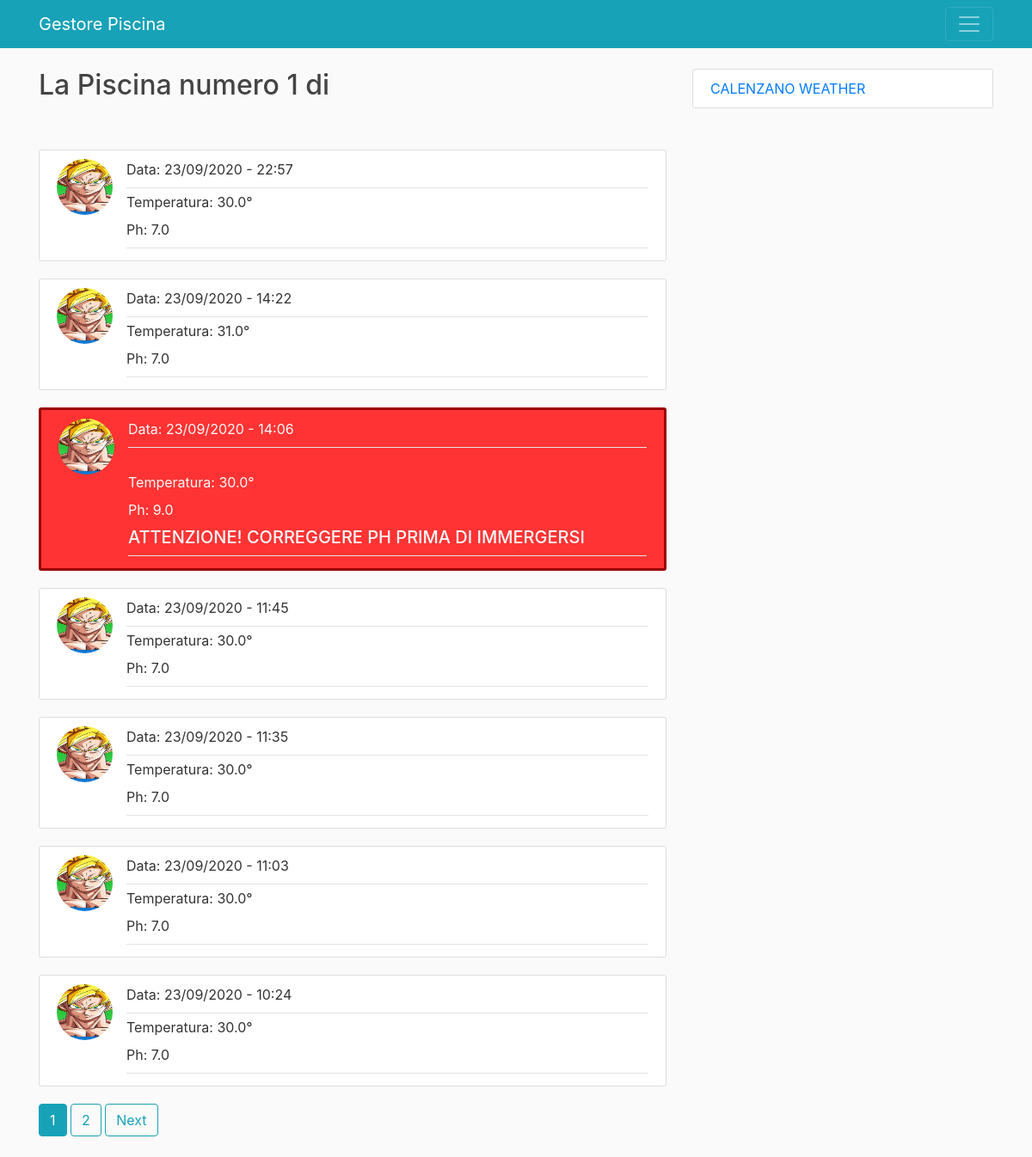
The app's page /mia_piscina/Luca0079/1/, older data.
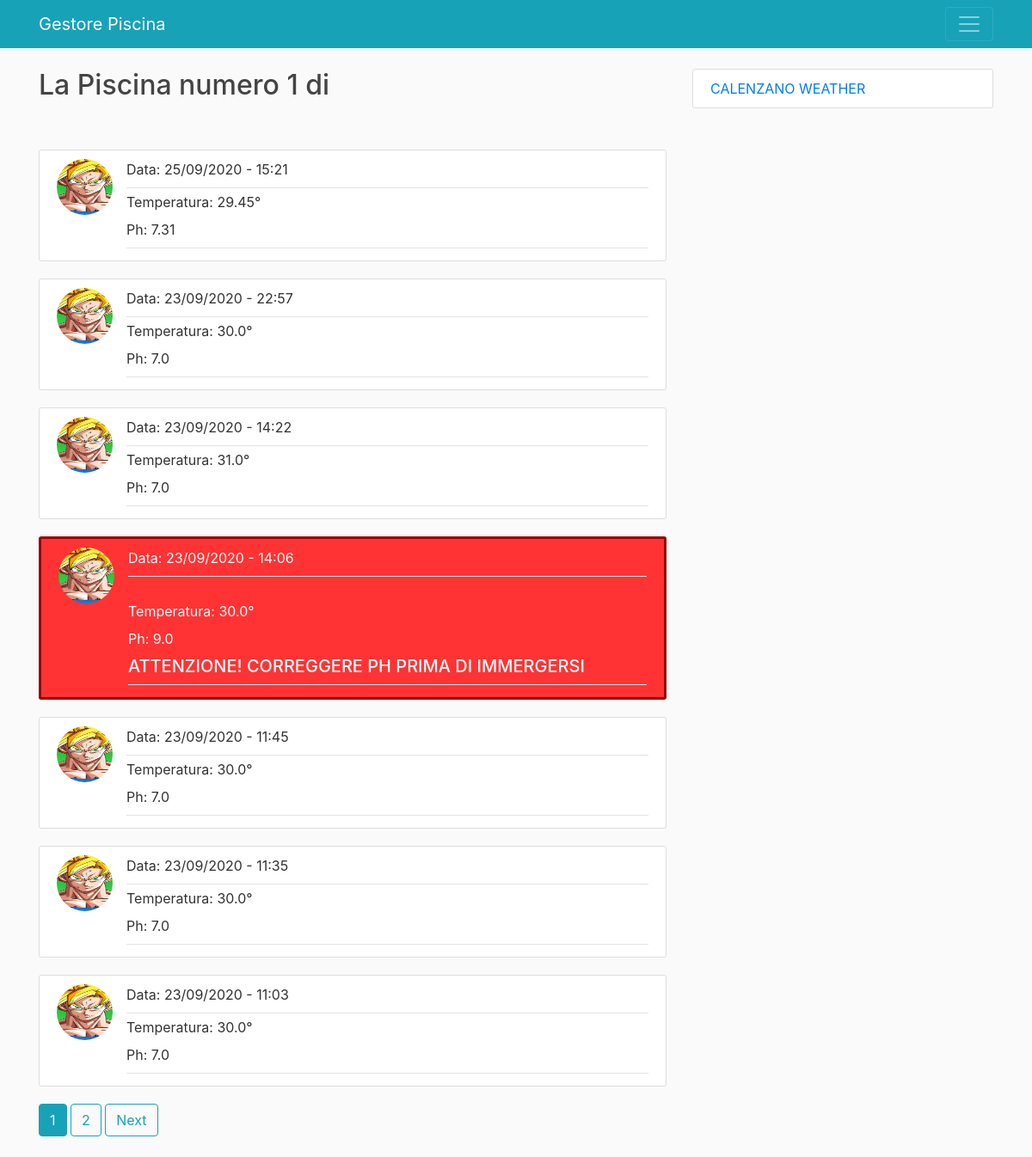
The same page, newer data.
### blog/models.py (models this page shows, shortened)
class Value(models.Model):
    temperature = models.FloatField()
    ph = models.FloatField()
    date = models.DateTimeField(default=timezone.now)
    piscina = models.ForeignKey(Piscina, on_delete=models.CASCADE)

class Piscina(models.Model):
    n_piscina = models.IntegerField(default=1)
    user = models.ForeignKey(User, on_delete=models.CASCADE)

### users/models.py (models this page shows, shortened)
class Profile(models.Model):
    user = models.OneToOneField(User, on_delete=models.CASCADE)
    image = models.ImageField(default='default.jpg', upload_to='profile_pics')

### blog/views.py (the view)
# urls.py: path('mia_piscina/<str:username>/<int:n_piscina>/', MiaPiscinaListView.as_view(), name='blog-mia_piscina'),
class MiaPiscinaListView(ListView):
    model = Value
    template_name = 'blog/mia_piscina.html'
    context_object_name = 'values'
    form_class = ValueForm
    paginate_by = 7
    def get_queryset(self):
        usr = get_object_or_404(User, username=self.kwargs.get('username'))
        queryset = Piscina.objects.filter(user=usr)
        id = queryset.get(n_piscina = self.kwargs.get('n_piscina'))
        return Value.objects.filter(piscina=id).order_by('-date')

### blog/templates/blog/mia_piscina.html (shortened to what this page needs)
{% extends "blog/base.html" %}
{%block content%}
<h2>La Piscina numero {{ view.kwargs.n_piscina }} di {{ user.username }}</h2>
<br>
<br>
{% for value in values %}
{% if value.ph < 7 or value.ph > 8.3 %}
	<article class="media warning-section">
	<img class="rounded-circle article-img" src="{{ value.piscina.user.profile.image.url }}">
	  <div class="media-body">
		<div class="article-metadata text-light">
		  <label for="date">Data:</label>
		  <a class="mr-2">{{ value.date|date:"d/m/Y - H:i" }}</a>
		</div>
		  <br>
		<div class="article-metadata text-light">
		  <label for="temperature">Temperatura:</label>
		  <a class="mr-2">{{ value.temperature }}°</a>
		  <br>
		  <label for="ph">Ph:</label>
		  <a class="mr-2">{{ value.ph }}</a>
		  <h5 class="text-light">ATTENZIONE! CORREGGERE PH PRIMA DI IMMERGERSI</h5>
		</div>
	  </div>
	</article>
{% else %}
	<article class="media content-section">
	<img class="rounded-circle article-img" src="{{ value.piscina.user.profile.image.url }}">
	  <div class="media-body">
		<div class="article-metadata">
		  <label for="date">Data:</label>
		  <a class="mr-2">{{ value.date|date:"d/m/Y - H:i" }}</a>
		  <br>
		</div>
		<div class="article-metadata">
		  <label for="temperature">Temperatura:</label>
		  <a class="mr-2">{{ value.temperature }}°</a>
		  <br>
		  <label for="ph">Ph:</label>
		  <a class="mr-2">{{ value.ph }}</a>
		</div>
	  </div>
	</article>
{%endif%}
{% endfor %}
{% if is_paginated %}
      {% for num in page_obj.paginator.page_range %}
        {% if page_obj.number == num %}
          <a class="btn btn-info mb-4" href="?page={{ num }}">{{ num }}</a>
        {% elif num > page_obj.number|add:'-3' and num < page_obj.number|add:'3' %}
          <a class="btn btn-outline-info mb-4" href="?page={{ num }}">{{ num }}</a>
        {% endif %}
      {% endfor %}
      {% if page_obj.has_next %}
        <a class="btn btn-outline-info mb-4" href="?page={{ page_obj.next_page_number }}">Next</a>
	{% endif %}
{% endif %}
{% endblock content %}

### blog/templates/blog/base.html (shortened to what this page needs)
{% load static %}
<!DOCTYPE html>
<html>
<head>
    <link rel="stylesheet" href="https://maxcdn.bootstrapcdn.com/bootstrap/4.0.0/css/bootstrap.min.css">
	<link rel="stylesheet" type="text/css" href="{% static 'blog/main.css' %}">
</head>
<body>
	<header class="site-header">
	  <nav class="navbar navbar-dark bg-steel fixed-top">
		<div class="container">
		  <a class="navbar-brand mr-4" href="{% url 'blog-home'%}">Gestore Piscina</a>
		  <button class="navbar-toggler" type="button" data-toggle="collapse" data-target="#navbarToggle" aria-controls="navbarToggle" aria-expanded="false" aria-label="Toggle navigation">
		  <span class="navbar-toggler-icon"></span>
		  </button>
		</div>
	  </nav>
	</header>
	<main role="main" class="container">
	  <div class="row">
		<div class="col-md-8">
		  {% block content %}{% endblock %}
		</div>
		<div class="col-md-4">
		  <div class="content-section">
            <a class="weatherwidget-io" href="https://forecast7.com/it/43d8711d17/calenzano/" data-label_1="CALENZANO" data-label_2="WEATHER" data-theme="original" >CALENZANO WEATHER</a>
		  </div>
		</div>
	  </div>
	</main>
</body>
</html>

### blog/static/blog/main.css (style rules this page uses)
body { background: #fafafa; color: #333333; margin-top: 5rem; }
h1, h2, h3, h4, h5, h6 { color: #444444; }
.bg-steel { background-color: #17a2b8; }
.content-section { background: #ffffff; padding: 10px 20px; border: 1px solid #dddddd; border-radius: 3px; margin-bottom: 20px; }
.warning-section { background: #ff3333; padding: 10px 20px; border: 3px solid #990000; border-radius: 3px; margin-bottom: 20px; }
.article-img { height: 65px; width: 65px; margin-right: 16px; }
.article-metadata { padding-bottom: 1px; margin-bottom: 4px; border-bottom: 1px solid #e3e3e3 }

Row changes from the older to the newer data that the page shows:
no longer on this page (row unchanged): Value: piscina.user.profile.image (picture), date "23/09/2020 - 10:24", temperature "30.0", ph "7.0"
added Value: piscina.user.profile.image (picture), date "25/09/2020 - 15:21", temperature "29.45", ph "7.31"
